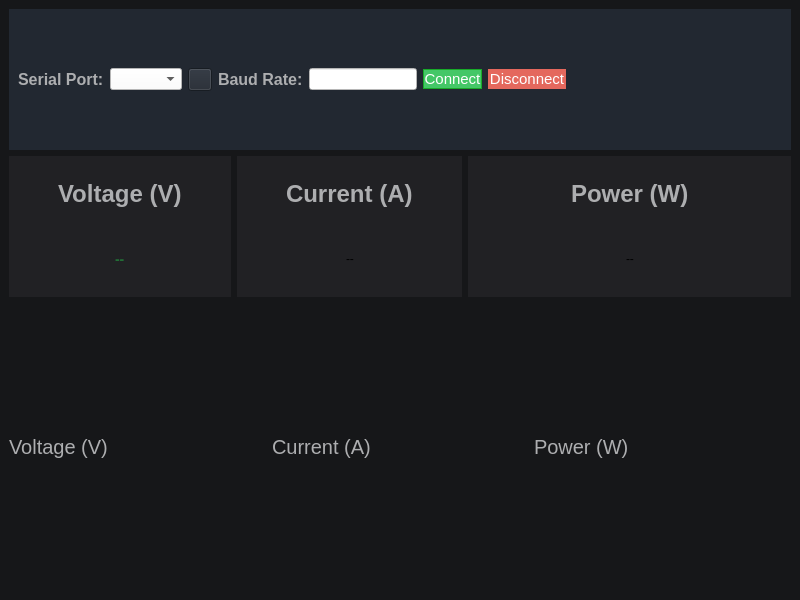
<?xml version="1.0" encoding="UTF-8"?>
<ui version="4.0">
 <class>MainWindow</class>
 <widget class="QMainWindow" name="MainWindow">
  <property name="geometry">
   <rect>
    <x>0</x>
    <y>0</y>
    <width>800</width>
    <height>600</height>
   </rect>
  </property>
  <property name="windowTitle">
   <string>MainWindow</string>
  </property>
  <property name="styleSheet">
   <string notr="true">background-color: #161719</string>
  </property>
  <widget class="QWidget" name="centralwidget">
   <layout class="QVBoxLayout" name="verticalLayout_2">
    <item>
     <layout class="QVBoxLayout" name="verticalLayout">
      <item>
       <widget class="QWidget" name="connectionBar_2" native="true">
        <property name="styleSheet">
         <string notr="true">background-color: #222831
</string>
        </property>
        <layout class="QHBoxLayout" name="connectionBar">
         <item>
          <widget class="QLabel" name="label">
           <property name="styleSheet">
            <string notr="true">color:#adaeb0;
font-size: 16px;
font-weight: bold;</string>
           </property>
           <property name="text">
            <string>Serial Port:</string>
           </property>
          </widget>
         </item>
         <item>
          <widget class="QComboBox" name="comboBox">
           <property name="styleSheet">
            <string notr="true">background-color: white;</string>
           </property>
          </widget>
         </item>
         <item>
          <widget class="QToolButton" name="toolButton">
           <property name="text">
            <string/>
           </property>
          </widget>
         </item>
         <item>
          <widget class="QLabel" name="label_2">
           <property name="styleSheet">
            <string notr="true">color: #adaeb0;
font-size: 16px;
font-weight: bold;</string>
           </property>
           <property name="text">
            <string>Baud Rate:</string>
           </property>
          </widget>
         </item>
         <item>
          <widget class="QLineEdit" name="lineEdit_2">
           <property name="sizePolicy">
            <sizepolicy hsizetype="Fixed" vsizetype="Fixed">
             <horstretch>0</horstretch>
             <verstretch>0</verstretch>
            </sizepolicy>
           </property>
           <property name="styleSheet">
            <string notr="true">background-color:white;
</string>
           </property>
          </widget>
         </item>
         <item>
          <widget class="QPushButton" name="connectButton">
           <property name="styleSheet">
            <string notr="true">background-color:#44c767;

border-radius: 20px;
border:1px solid #18ab29;
color:#ffffff;
font-family:Arial;
font-size:15px;</string>
           </property>
           <property name="text">
            <string>Connect</string>
           </property>
          </widget>
         </item>
         <item>
          <widget class="QPushButton" name="disconnectButton">
           <property name="styleSheet">
            <string notr="true">background-color: #e4685d;
border-radius: 12px;
border: 1px solid #e4685d;
color: #ffffff;
font-family:Arial;
font-size:15px;
</string>
           </property>
           <property name="text">
            <string>Disconnect</string>
           </property>
          </widget>
         </item>
         <item>
          <spacer name="horizontalSpacer_8">
           <property name="orientation">
            <enum>Qt::Horizontal</enum>
           </property>
           <property name="sizeHint" stdset="0">
            <size>
             <width>40</width>
             <height>20</height>
            </size>
           </property>
          </spacer>
         </item>
        </layout>
       </widget>
      </item>
      <item>
       <layout class="QHBoxLayout" name="horizontalLayout_7">
        <item>
         <widget class="QWidget" name="VoltageWidget" native="true">
          <property name="sizePolicy">
           <sizepolicy hsizetype="Fixed" vsizetype="Minimum">
            <horstretch>0</horstretch>
            <verstretch>0</verstretch>
           </sizepolicy>
          </property>
          <property name="styleSheet">
           <string notr="true">background-color: #212124</string>
          </property>
          <layout class="QVBoxLayout" name="verticalLayout_4">
           <item>
            <layout class="QHBoxLayout" name="horizontalLayout_9">
             <item>
              <spacer name="horizontalSpacer">
               <property name="orientation">
                <enum>Qt::Horizontal</enum>
               </property>
               <property name="sizeHint" stdset="0">
                <size>
                 <width>40</width>
                 <height>20</height>
                </size>
               </property>
              </spacer>
             </item>
             <item>
              <widget class="QLabel" name="voltageLabel_2">
               <property name="styleSheet">
                <string notr="true">color: #adaeb0</string>
               </property>
               <property name="text">
                <string>&lt;html&gt;&lt;head/&gt;&lt;body&gt;&lt;h1 style=&quot; margin-top:18px; margin-bottom:12px; margin-left:0px; margin-right:0px; -qt-block-indent:0; text-indent:0px;&quot;&gt;&lt;span style=&quot; font-size:xx-large; font-weight:600;&quot;&gt;Voltage (V)&lt;/span&gt;&lt;/h1&gt;&lt;/body&gt;&lt;/html&gt;</string>
               </property>
              </widget>
             </item>
             <item>
              <spacer name="horizontalSpacer_4">
               <property name="orientation">
                <enum>Qt::Horizontal</enum>
               </property>
               <property name="sizeHint" stdset="0">
                <size>
                 <width>40</width>
                 <height>20</height>
                </size>
               </property>
              </spacer>
             </item>
            </layout>
           </item>
           <item>
            <layout class="QHBoxLayout" name="horizontalLayout_8">
             <item>
              <spacer name="horizontalSpacer_5">
               <property name="orientation">
                <enum>Qt::Horizontal</enum>
               </property>
               <property name="sizeHint" stdset="0">
                <size>
                 <width>40</width>
                 <height>20</height>
                </size>
               </property>
              </spacer>
             </item>
             <item>
              <widget class="QLabel" name="instantVoltage">
               <property name="styleSheet">
                <string notr="true">color: #226e36</string>
               </property>
               <property name="text">
                <string>&lt;h3&gt;--&lt;/h3&gt;</string>
               </property>
              </widget>
             </item>
             <item>
              <spacer name="horizontalSpacer_7">
               <property name="orientation">
                <enum>Qt::Horizontal</enum>
               </property>
               <property name="sizeHint" stdset="0">
                <size>
                 <width>40</width>
                 <height>20</height>
                </size>
               </property>
              </spacer>
             </item>
            </layout>
           </item>
          </layout>
         </widget>
        </item>
        <item>
         <widget class="QWidget" name="currentWidget" native="true">
          <property name="sizePolicy">
           <sizepolicy hsizetype="Fixed" vsizetype="Preferred">
            <horstretch>0</horstretch>
            <verstretch>0</verstretch>
           </sizepolicy>
          </property>
          <property name="styleSheet">
           <string notr="true">background-color: #212124</string>
          </property>
          <layout class="QVBoxLayout" name="verticalLayout_3">
           <item>
            <layout class="QHBoxLayout" name="horizontalLayout_11">
             <item>
              <spacer name="horizontalSpacer_9">
               <property name="orientation">
                <enum>Qt::Horizontal</enum>
               </property>
               <property name="sizeHint" stdset="0">
                <size>
                 <width>40</width>
                 <height>20</height>
                </size>
               </property>
              </spacer>
             </item>
             <item>
              <widget class="QLabel" name="label_3">
               <property name="styleSheet">
                <string notr="true">color: #adaeb0;</string>
               </property>
               <property name="text">
                <string>&lt;h1&gt;Current (A)&lt;/h1&gt;</string>
               </property>
              </widget>
             </item>
             <item>
              <spacer name="horizontalSpacer_10">
               <property name="orientation">
                <enum>Qt::Horizontal</enum>
               </property>
               <property name="sizeHint" stdset="0">
                <size>
                 <width>40</width>
                 <height>20</height>
                </size>
               </property>
              </spacer>
             </item>
            </layout>
           </item>
           <item>
            <layout class="QHBoxLayout" name="horizontalLayout_10">
             <item>
              <spacer name="horizontalSpacer_11">
               <property name="orientation">
                <enum>Qt::Horizontal</enum>
               </property>
               <property name="sizeHint" stdset="0">
                <size>
                 <width>40</width>
                 <height>20</height>
                </size>
               </property>
              </spacer>
             </item>
             <item>
              <widget class="QLabel" name="currentValue">
               <property name="text">
                <string>--</string>
               </property>
              </widget>
             </item>
             <item>
              <spacer name="horizontalSpacer_12">
               <property name="orientation">
                <enum>Qt::Horizontal</enum>
               </property>
               <property name="sizeHint" stdset="0">
                <size>
                 <width>40</width>
                 <height>20</height>
                </size>
               </property>
              </spacer>
             </item>
            </layout>
           </item>
          </layout>
         </widget>
        </item>
        <item>
         <widget class="QWidget" name="CurrentWidget" native="true">
          <property name="styleSheet">
           <string notr="true">background-color: #212124;</string>
          </property>
          <layout class="QVBoxLayout" name="verticalLayout_5">
           <item>
            <layout class="QHBoxLayout" name="horizontalLayout">
             <item>
              <spacer name="horizontalSpacer_13">
               <property name="orientation">
                <enum>Qt::Horizontal</enum>
               </property>
               <property name="sizeHint" stdset="0">
                <size>
                 <width>40</width>
                 <height>20</height>
                </size>
               </property>
              </spacer>
             </item>
             <item>
              <widget class="QLabel" name="label_5">
               <property name="styleSheet">
                <string notr="true">color: #adaeb0;</string>
               </property>
               <property name="text">
                <string>&lt;h1&gt;Power (W)&lt;/h1&gt;</string>
               </property>
              </widget>
             </item>
             <item>
              <spacer name="horizontalSpacer_14">
               <property name="orientation">
                <enum>Qt::Horizontal</enum>
               </property>
               <property name="sizeHint" stdset="0">
                <size>
                 <width>40</width>
                 <height>20</height>
                </size>
               </property>
              </spacer>
             </item>
            </layout>
           </item>
           <item>
            <layout class="QHBoxLayout" name="horizontalLayout_6">
             <item>
              <spacer name="horizontalSpacer_15">
               <property name="orientation">
                <enum>Qt::Horizontal</enum>
               </property>
               <property name="sizeHint" stdset="0">
                <size>
                 <width>40</width>
                 <height>20</height>
                </size>
               </property>
              </spacer>
             </item>
             <item>
              <widget class="QLabel" name="label_4">
               <property name="text">
                <string>--</string>
               </property>
              </widget>
             </item>
             <item>
              <spacer name="horizontalSpacer_16">
               <property name="orientation">
                <enum>Qt::Horizontal</enum>
               </property>
               <property name="sizeHint" stdset="0">
                <size>
                 <width>40</width>
                 <height>20</height>
                </size>
               </property>
              </spacer>
             </item>
            </layout>
           </item>
          </layout>
         </widget>
        </item>
       </layout>
      </item>
     </layout>
    </item>
    <item>
     <layout class="QHBoxLayout" name="horizontalLayout_2">
      <item>
       <layout class="QVBoxLayout" name="voltageLayout">
        <item>
         <layout class="QHBoxLayout" name="horizontalLayout_3">
          <item>
           <widget class="QLabel" name="voltageLabel">
            <property name="styleSheet">
             <string notr="true">font-size: 20px;
color:  #adaeb0;</string>
            </property>
            <property name="text">
             <string>Voltage (V)</string>
            </property>
           </widget>
          </item>
          <item>
           <spacer name="horizontalSpacer_2">
            <property name="orientation">
             <enum>Qt::Horizontal</enum>
            </property>
            <property name="sizeHint" stdset="0">
             <size>
              <width>40</width>
              <height>20</height>
             </size>
            </property>
           </spacer>
          </item>
         </layout>
        </item>
       </layout>
      </item>
      <item>
       <layout class="QVBoxLayout" name="currentLayout">
        <item>
         <layout class="QHBoxLayout" name="horizontalLayout_4">
          <item>
           <widget class="QLabel" name="currentLabel">
            <property name="styleSheet">
             <string notr="true">font-size: 20px;
color:  #adaeb0;</string>
            </property>
            <property name="text">
             <string>Current (A)</string>
            </property>
           </widget>
          </item>
          <item>
           <spacer name="horizontalSpacer_3">
            <property name="orientation">
             <enum>Qt::Horizontal</enum>
            </property>
            <property name="sizeHint" stdset="0">
             <size>
              <width>40</width>
              <height>20</height>
             </size>
            </property>
           </spacer>
          </item>
         </layout>
        </item>
       </layout>
      </item>
      <item>
       <layout class="QVBoxLayout" name="powerLayout">
        <item>
         <layout class="QHBoxLayout" name="horizontalLayout_5">
          <item>
           <widget class="QLabel" name="powerLabel">
            <property name="styleSheet">
             <string notr="true">font-size: 20px;
color:  #adaeb0;</string>
            </property>
            <property name="text">
             <string>Power (W)</string>
            </property>
           </widget>
          </item>
          <item>
           <spacer name="horizontalSpacer_6">
            <property name="orientation">
             <enum>Qt::Horizontal</enum>
            </property>
            <property name="sizeHint" stdset="0">
             <size>
              <width>40</width>
              <height>20</height>
             </size>
            </property>
           </spacer>
          </item>
         </layout>
        </item>
       </layout>
      </item>
     </layout>
    </item>
   </layout>
  </widget>
 </widget>
 <resources/>
 <connections/>
</ui>
